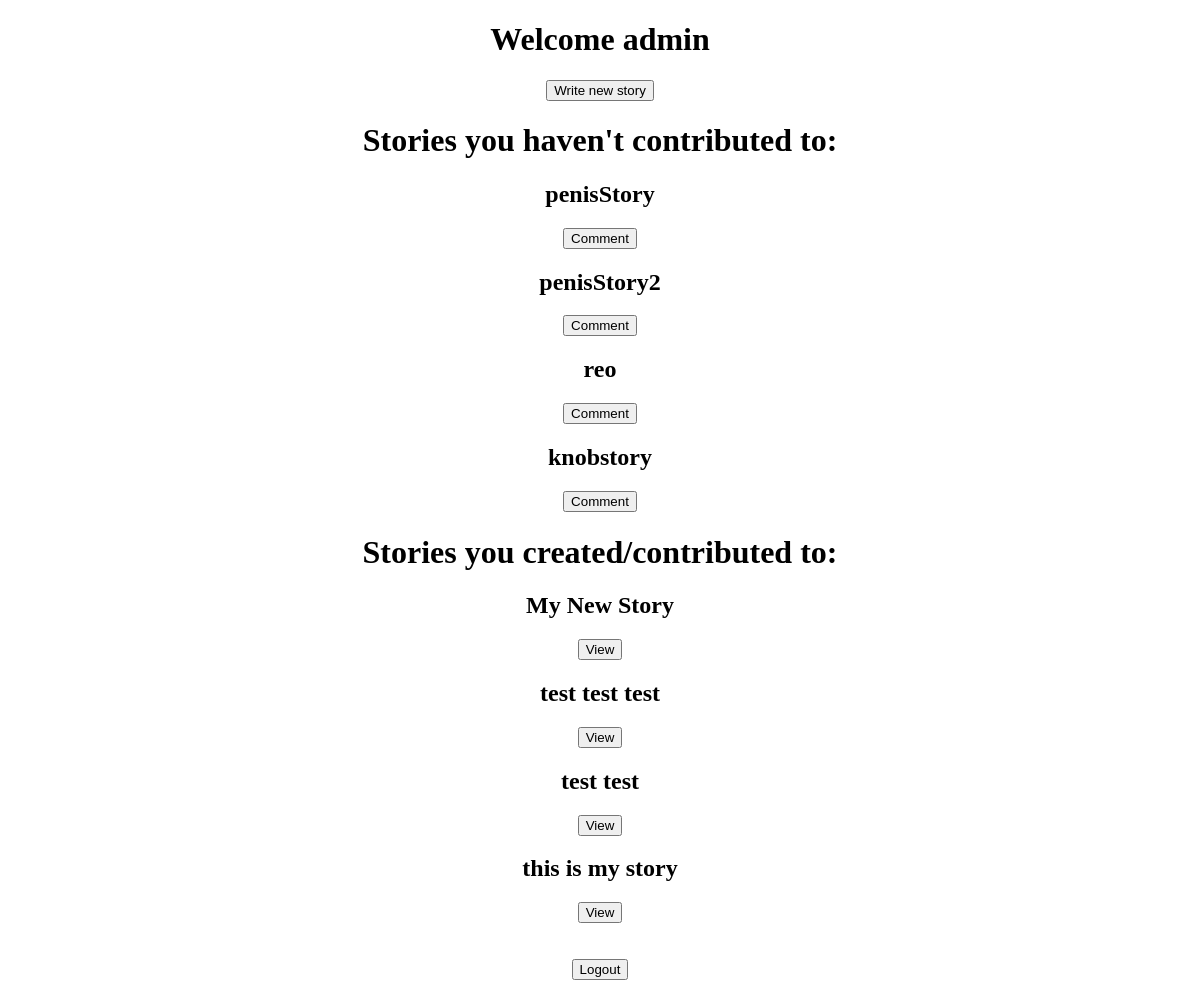
The page /home/ (signed in) on the database as committed earlier.
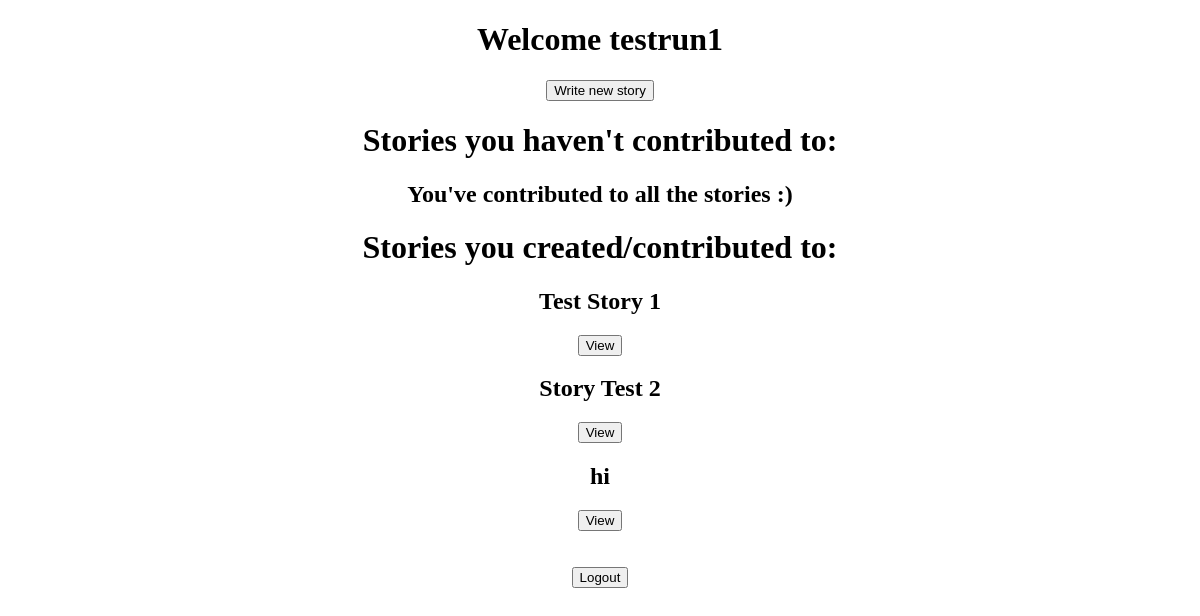
The same page on the database as committed later.
### tables this page shows
CREATE TABLE stories (name TEXT);

### app.py (the view)
@app.route('/home/')
def home():
    if 'user' in session:
        my = homeDisp.myStoryList(session['user'])
        non = homeDisp.nonStoryList(session['user'])
        myMsg = nonMsg = ""
        if (len(my) == 0):
            myMsg = "You haven't contributed to any stories :("
        if (len(non) == 0):
            nonMsg = "You've contributed to all the stories :)"
        return render_template('home.html', user = session['user'], myStories = my, nonStories = non, myMsg = myMsg, nonMsg = nonMsg)
    else:
        return redirect(url_for('login'))

### utils/homeDisp.py (called while the page is built)
def getContent(story, db):
    content = []
    c = db.cursor()
    s = c.execute('SELECT * FROM "%s"'%(story))
    for entry in s:
        content.append([entry[0], entry[1]])
    return content

def hasContributed(username, story, db):
    c = db.cursor()
    s = c.execute('SELECT * FROM "%s"'%(story))
    for entry in s:
        if entry[0] == username: return True
    return False

def myStoryList(username):
    stories = OrderedDict()
    db = sqlite3.connect('data/bd.db')
    c = db.cursor()
    s = c.execute('SELECT * FROM stories')
    for record in s:
        story = record[0]
        if hasContributed(username, story, db) == True:
            content = getContent(story, db)
            stories[story] = content
        else: pass
    return stories

def nonStoryList(username):
    stories = OrderedDict()
    db = sqlite3.connect('data/bd.db')
    c = db.cursor()
    s = c.execute('SELECT * FROM stories')
    for record in s:
        story = record[0]
        if hasContributed(username, story, db) == False:
            content = getContent(story, db)
            stories[story] = content
        else: pass
    return stories

### templates/home.html (shortened to what this page needs)
{% extends "parent.html" %}
{% block content %}
    <h1> Welcome {{ user }} </h1>
    <form action = "/write/">
      <input type = "submit" name = "action" value = "Write new story">
    </form>
    <h1> Stories you haven't contributed to: </h1>
    <h2> {{ nonMsg }} </h2>
    {% for story in nonStories %}
      <h2> {{ story }} </h2>
        <form action = "/renderStory/" method = "POST">
          <input type = "submit" name = "action" value = "Comment">
        </form>
    {% endfor %}
    <h1> Stories you created/contributed to: </h1>
    {% for story in myStories %}
      <h2> {{ story }} </h2>
        <form action = "/renderStory/" method = "POST">
          <input type = "submit" name = "action" value = "View">
        </form>
    {% endfor %}
	<br><br>
    <form action = "/logout/">
      <input type = "submit" name = "action" value = "Logout">
    </form>
{% endblock %}

### templates/parent.html (shortened to what this page needs)
<!DOCTYPE HTML>
<html>
  <head>
    <body>
      {% block content %}
      {% endblock %}
    </body>
  </head>
</html>

### templates/parent.html (style rules this page uses)
body { text-align: center }

Rows that differ between the two databases and show on the page:
removed stories: name "penisStory", shown under "Stories you haven't contributed to:"
removed stories: name "penisStory2", shown under "Stories you haven't contributed to:"
removed stories: name "reo", shown under "Stories you haven't contributed to:"
removed stories: name "knobstory", shown under "Stories you haven't contributed to:"
removed stories: name "My New Story", shown under "Stories you created/contributed to:"
removed stories: name "test test test", shown under "Stories you created/contributed to:"
removed stories: name "test test", shown under "Stories you created/contributed to:"
removed stories: name "this is my story", shown under "Stories you created/contributed to:"
added stories: name "Test Story 1", shown under "Stories you created/contributed to:"
added stories: name "Story Test 2", shown under "Stories you created/contributed to:"
added stories: name "hi", shown under "Stories you created/contributed to:"
Other text that changed with them:
{{ user }}: "admin" → "testrun1"
{{ nonMsg }}: (not shown) → "You've contributed to all the stories :)"
